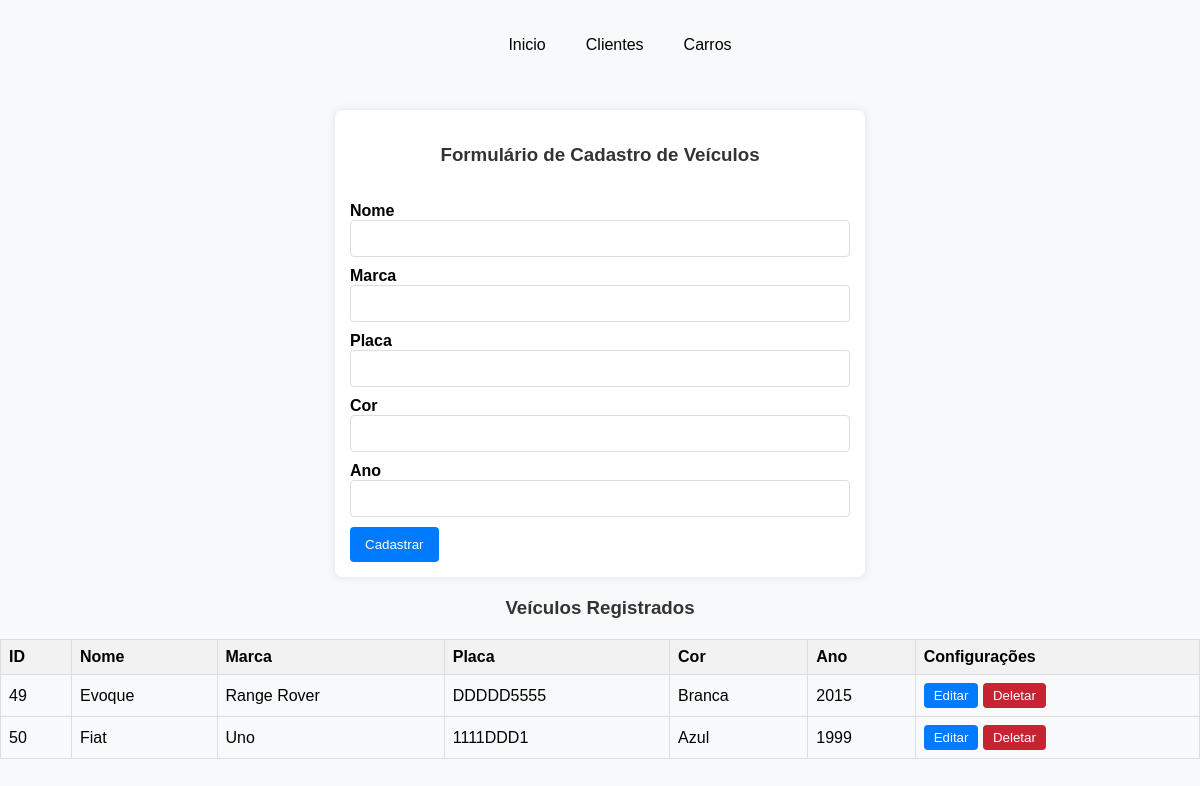
/core/carros, run on an earlier commit of the app's database.
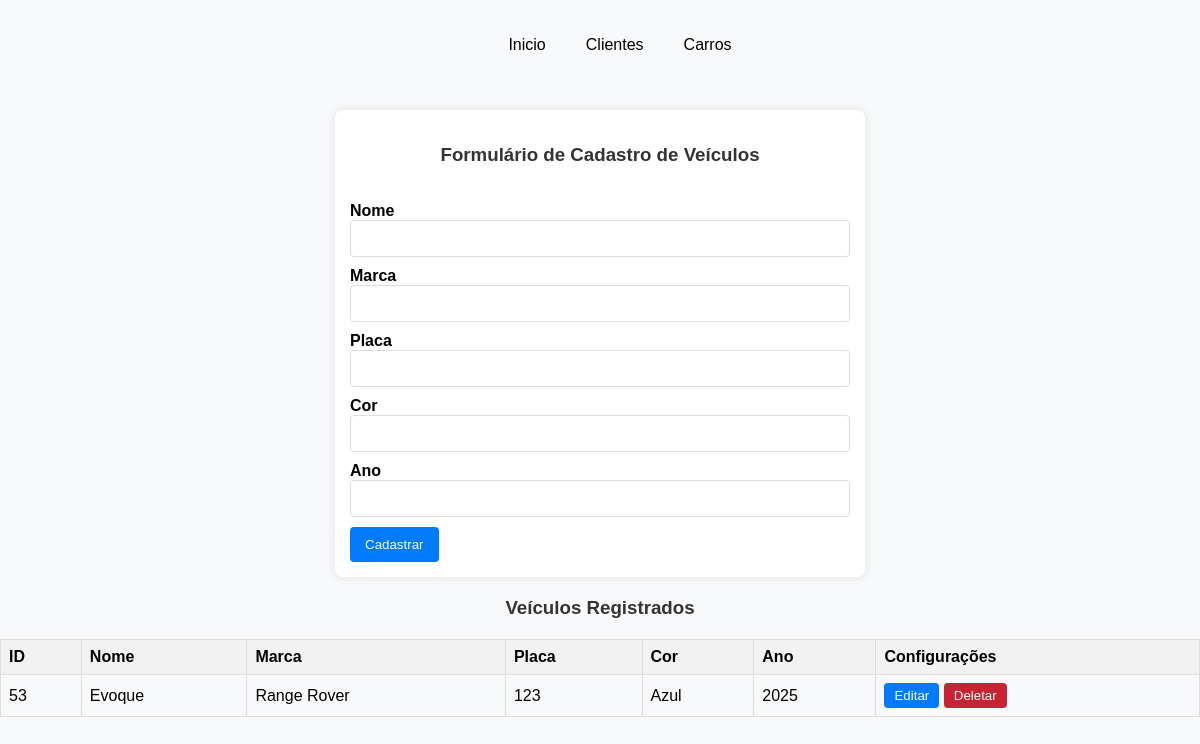
And on a later commit of the database.
### core/models.py (models this page shows, shortened)
class Carro(models.Model):
  nome = models.CharField(max_length=50, null=False, default="")
  marca = models.CharField(max_length=100, null=False, default="")
  placa = models.CharField(max_length=8, null=False, default="")
  cor = models.CharField(max_length=20, null=False, default="")
  ano = models.IntegerField(null=False, default="")
  cliente = models.ForeignKey(to='core.Cliente', on_delete=models.CASCADE, null=True)

### core/views.py (the view)
# urls.py: path('carros', views.homeCarros, name="homeCarros"),
def homeCarros(request):
  carros = Carro.objects.all()
  return render (request, "carros.html", {'carros': carros})

### core/static/templates/carros.html (shortened to what this page needs)
{% extends 'base.html' %}
{% block body %}
<div class="formulario">
  <form name="formulario-cadastro" action="{% url 'salvar' %}" method="post">
    <h3>Formulário de Cadastro de Veículos</h3>
    <br>
    <label for="nome"><strong>Nome</strong></label>
    <input type="text" name="nome" required>
    <label for="marca"><strong>Marca</strong></label>
    <input type="text" name="marca" required>
    <label for="placa"><strong>Placa</strong></label>
    <input type="text" name="placa" required>
    <label for="cor"><strong>Cor</strong></label>
    <input type="text" name="cor" required>
    <label for="ano"><strong>Ano</strong></label>
    <input type="text" name="ano" required>
    <button type="submit">Cadastrar</button>
  </form>
</div>
<div class="Tabela">
  <h3>Veículos Registrados</h3>
  <table>
    <thead>
      <tr>
        <th>ID</th>
        <th>Nome</th>
        <th>Marca</th>
        <th>Placa</th>
        <th>Cor</th>
        <th>Ano</th>
        <th>Configurações</th>
      </tr>
    </thead>
    <tbody>
      {% for carro in carros %}
      <tr>
        <td>{{ carro.id }}</td>
        <td>{{ carro.nome }}</td>
        <td>{{ carro.marca }}</td>
        <td>{{ carro.placa }}</td>
        <td>{{ carro.cor }}</td>
        <td>{{ carro.ano }}</td>
        <td>
          <a href="{% url 'update' carro.id %}">
            <button class="botoes" id="editar">Editar</button>
          </a>
          <a href="{% url 'delete' carro.id %}">
            <button class="botoes" id="deletar">Deletar</button>
          </a>
        </td>
      </tr>
      {% endfor %}
    </tbody>
  </table>
</div>
{% endblock %}

What changed in the data, as far as the page shows it:
removed Carro: id "49", nome "Evoque", marca "Range Rover", placa "DDDDD5555", cor "Branca", ano "2015"
removed Carro: id "50", nome "Fiat", marca "Uno", placa "1111DDD1", cor "Azul", ano "1999"
added Carro: id "53", nome "Evoque", marca "Range Rover", placa "123", cor "Azul", ano "2025"
